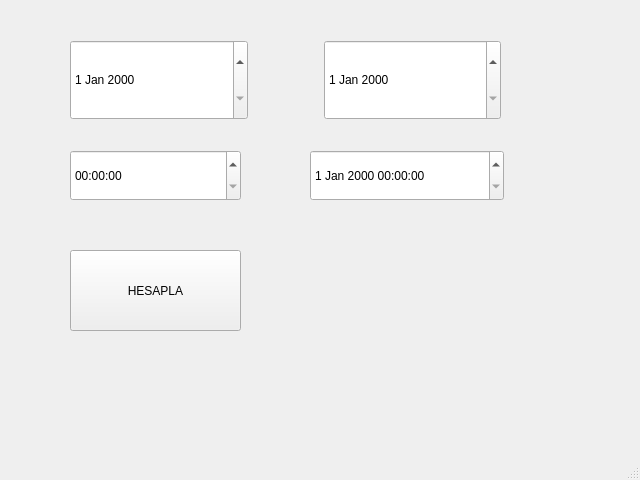
<?xml version="1.0" encoding="UTF-8"?>
<ui version="4.0">
 <class>MainWindow</class>
 <widget class="QMainWindow" name="MainWindow">
  <property name="geometry">
   <rect>
    <x>0</x>
    <y>0</y>
    <width>640</width>
    <height>480</height>
   </rect>
  </property>
  <property name="windowTitle">
   <string>MainWindow</string>
  </property>
  <widget class="QWidget" name="centralwidget">
   <widget class="QTimeEdit" name="timeEdit">
    <property name="geometry">
     <rect>
      <x>70</x>
      <y>150</y>
      <width>171</width>
      <height>51</height>
     </rect>
    </property>
   </widget>
   <widget class="QDateTimeEdit" name="dateTimeEdit">
    <property name="geometry">
     <rect>
      <x>310</x>
      <y>150</y>
      <width>194</width>
      <height>51</height>
     </rect>
    </property>
   </widget>
   <widget class="QWidget" name="horizontalLayoutWidget">
    <property name="geometry">
     <rect>
      <x>70</x>
      <y>40</y>
      <width>431</width>
      <height>80</height>
     </rect>
    </property>
    <layout class="QHBoxLayout" name="horizontalLayout">
     <item>
      <widget class="QDateEdit" name="dateStart">
       <property name="sizePolicy">
        <sizepolicy hsizetype="Minimum" vsizetype="Preferred">
         <horstretch>0</horstretch>
         <verstretch>0</verstretch>
        </sizepolicy>
       </property>
      </widget>
     </item>
     <item>
      <spacer name="horizontalSpacer">
       <property name="orientation">
        <enum>Qt::Horizontal</enum>
       </property>
       <property name="sizeType">
        <enum>QSizePolicy::Fixed</enum>
       </property>
       <property name="sizeHint" stdset="0">
        <size>
         <width>70</width>
         <height>20</height>
        </size>
       </property>
      </spacer>
     </item>
     <item>
      <widget class="QDateEdit" name="dateEnd">
       <property name="sizePolicy">
        <sizepolicy hsizetype="Minimum" vsizetype="Preferred">
         <horstretch>0</horstretch>
         <verstretch>0</verstretch>
        </sizepolicy>
       </property>
      </widget>
     </item>
    </layout>
   </widget>
   <widget class="QPushButton" name="BtnCalc">
    <property name="geometry">
     <rect>
      <x>70</x>
      <y>250</y>
      <width>171</width>
      <height>81</height>
     </rect>
    </property>
    <property name="text">
     <string>HESAPLA</string>
    </property>
   </widget>
  </widget>
  <widget class="QMenuBar" name="menubar">
   <property name="geometry">
    <rect>
     <x>0</x>
     <y>0</y>
     <width>640</width>
     <height>22</height>
    </rect>
   </property>
  </widget>
  <widget class="QStatusBar" name="statusbar"/>
 </widget>
 <resources/>
 <connections/>
</ui>
